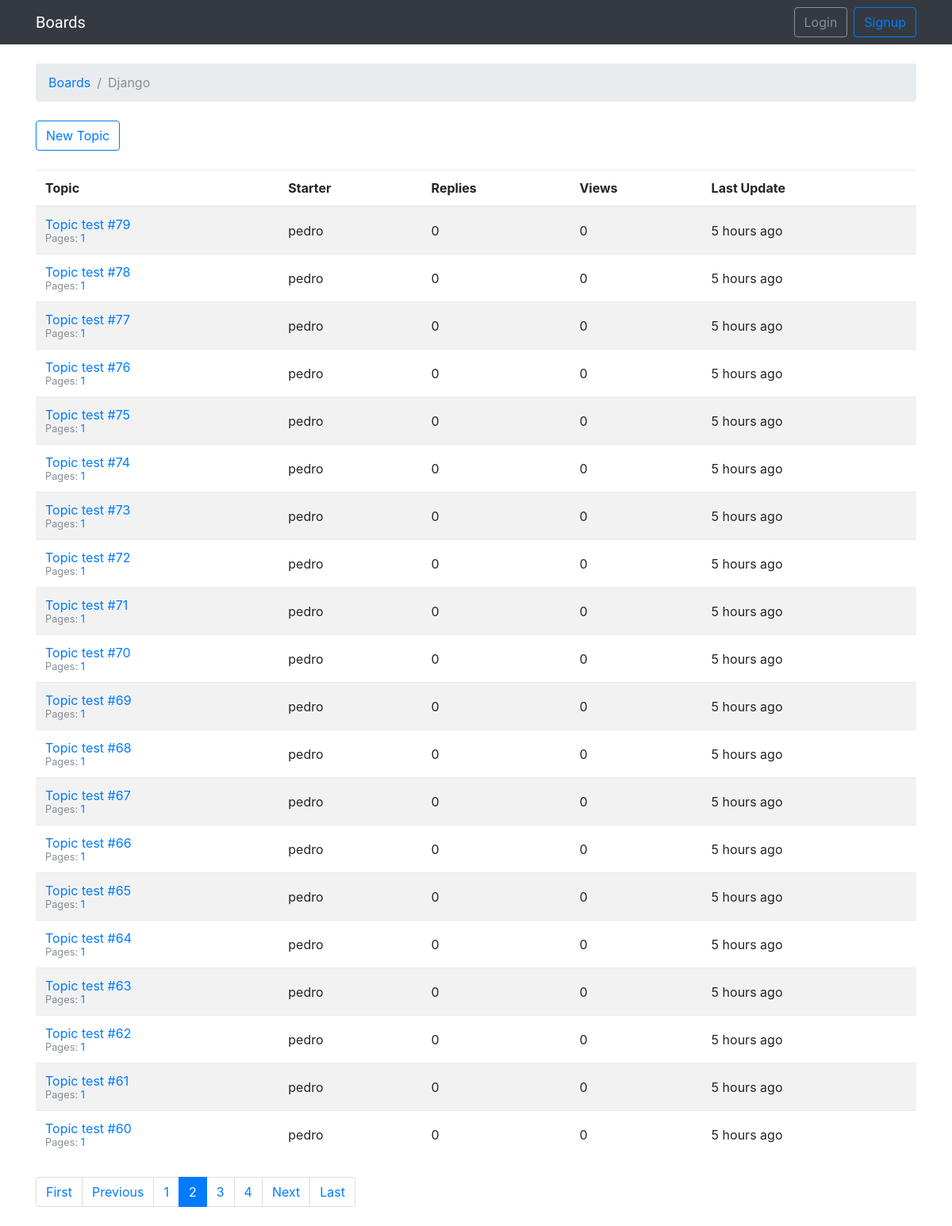
Screenshot of /boards/1/?page=2 with the database file from the repository.
### boards/models.py (models this page shows, shortened)
class Board(models.Model):
    name = models.CharField(max_length=30, unique=True)
    description = models.CharField(max_length=100)

class Topic(models.Model):
    subject = models.CharField(max_length=255)
    last_updated = models.DateTimeField(auto_now_add=True)
    board = models.ForeignKey(Board, related_name='topics')
    starter = models.ForeignKey(User, related_name='topics')
    views = models.PositiveIntegerField(default=0)
    def get_page_count(self):
        count = self.posts.count()
        pages = count / 20
        return math.ceil(pages)
    def has_many_pages(self, count=None):
        if count is None:
            count = self.get_page_count()
        return count > 6
    def get_page_range(self):
        count = self.get_page_count()
        if self.has_many_pages(count):
            return range(1, 5)
        return range(1, count + 1)

### boards/views.py (the view)
# urls.py: url(r'^boards/(?P<pk>\d+)/$', boards_views.TopicListView.as_view(), name='board_topics'),
class TopicListView(ListView):
    model = Topic
    context_object_name = 'topics'
    template_name = 'topics.html'
    paginate_by = 20
    def get_context_data(self, **kwargs):
        kwargs['board'] = self.board
        return super().get_context_data(**kwargs)
    def get_queryset(self):
        self.board = get_object_or_404(Board, pk=self.kwargs.get('pk'))
        queryset = self.board.topics.order_by('-last_updated').annotate(replies=Count('posts') - 1)
        return queryset

### templates/topics.html (shortened to what this page needs)
{% extends 'base.html' %}
{% load humanize %}
{% block breadcrumb %}
    <li class="breadcrumb-item"><a href="{% url 'home' %}">Boards</a></li>
    <li class="breadcrumb-item active">{{board.name}}</li>
{% endblock %}
{% block content %}
    <div class="mb-4">
        <a href="{% url 'new_topic' board.pk %}" class="btn btn-outline-primary">New Topic</a>
    </div>
    <table class="table table-striped mb-4">
            <thead class="thead-inverse">
              <tr>
                <th>Topic</th>
                <th>Starter</th>
                <th>Replies</th>
                <th>Views</th>
                <th>Last Update</th>
              </tr>
            </thead>
            <tbody>
              {% for topic in topics %}
                {% url 'topic_posts' board.pk topic.pk as topic_url %}
                <tr>
                  <td>
                    <p class="mb-0">
                      <a href="{{ topic_url }}">{{ topic.subject }}</a>
                    </p>
                    <small class="text-muted">
                      Pages:
                      {% for i in topic.get_page_range %}
                        <a href="{{ topic_url }}?page={{ i }}">{{ i }}</a>
                      {% endfor %}
                    </small>
                  </td>
                  <td class="align-middle">{{ topic.starter.username }}</td>
                  <td class="align-middle">{{ topic.replies }}</td>
                  <td class="align-middle">{{ topic.views }}</td>
                  <td class="align-middle">{{ topic.last_updated|naturaltime }}</td>
                </tr>
              {% endfor %}
            </tbody>
          </table>
    {% include "includes/pagination.html" %}
{% endblock %}

### rows the page displays
Board: name "Django"
Topic: subject "Topic test #79", get_page_range "1", starter.username "pedro", replies "0", views "0", last_updated "5 hours ago"
Topic: subject "Topic test #78", get_page_range "1", starter.username "pedro", replies "0", views "0", last_updated "5 hours ago"
Topic: subject "Topic test #77", get_page_range "1", starter.username "pedro", replies "0", views "0", last_updated "5 hours ago"
Topic: subject "Topic test #76", get_page_range "1", starter.username "pedro", replies "0", views "0", last_updated "5 hours ago"
Topic: subject "Topic test #75", get_page_range "1", starter.username "pedro", replies "0", views "0", last_updated "5 hours ago"
Topic: subject "Topic test #74", get_page_range "1", starter.username "pedro", replies "0", views "0", last_updated "5 hours ago"
Topic: subject "Topic test #73", get_page_range "1", starter.username "pedro", replies "0", views "0", last_updated "5 hours ago"
Topic: subject "Topic test #72", get_page_range "1", starter.username "pedro", replies "0", views "0", last_updated "5 hours ago"
Topic: subject "Topic test #71", get_page_range "1", starter.username "pedro", replies "0", views "0", last_updated "5 hours ago"
Topic: subject "Topic test #70", get_page_range "1", starter.username "pedro", replies "0", views "0", last_updated "5 hours ago"
Topic: subject "Topic test #69", get_page_range "1", starter.username "pedro", replies "0", views "0", last_updated "5 hours ago"
Topic: subject "Topic test #68", get_page_range "1", starter.username "pedro", replies "0", views "0", last_updated "5 hours ago"
Topic: subject "Topic test #67", get_page_range "1", starter.username "pedro", replies "0", views "0", last_updated "5 hours ago"
Topic: subject "Topic test #66", get_page_range "1", starter.username "pedro", replies "0", views "0", last_updated "5 hours ago"
Topic: subject "Topic test #65", get_page_range "1", starter.username "pedro", replies "0", views "0", last_updated "5 hours ago"
Topic: subject "Topic test #64", get_page_range "1", starter.username "pedro", replies "0", views "0", last_updated "5 hours ago"
Topic: subject "Topic test #63", get_page_range "1", starter.username "pedro", replies "0", views "0", last_updated "5 hours ago"
Topic: subject "Topic test #62", get_page_range "1", starter.username "pedro", replies "0", views "0", last_updated "5 hours ago"
Topic: subject "Topic test #61", get_page_range "1", starter.username "pedro", replies "0", views "0", last_updated "5 hours ago"
Topic: subject "Topic test #60", get_page_range "1", starter.username "pedro", replies "0", views "0", last_updated "5 hours ago"

### other values shown
{{ page_num }} "1" "3" "4"
{{ page_num }} "2"
